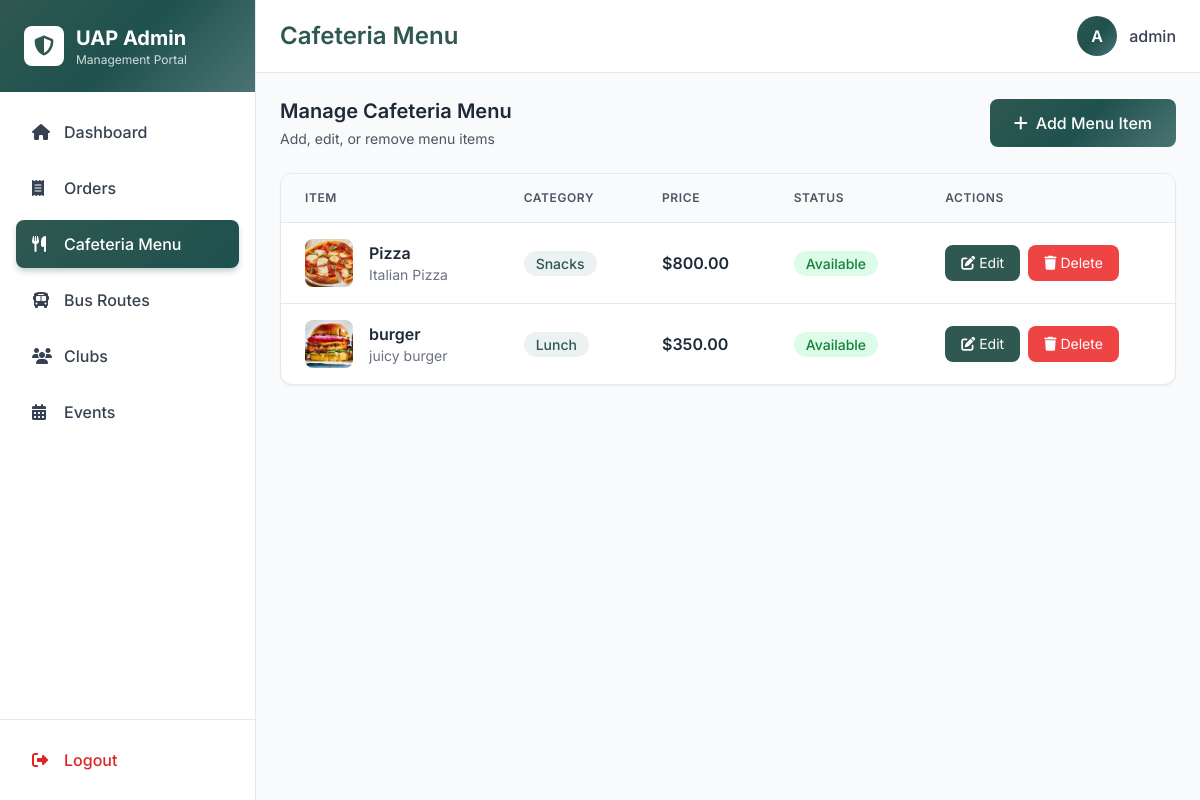
Screenshot of /uapadmin/menu/ (signed in) with the database file from the repository.
### main/models.py (models this page shows, shortened)
class MenuItem(models.Model):
    name = models.CharField(max_length=200)
    description = models.TextField(blank=True)
    price = models.DecimalField(max_digits=6, decimal_places=2)
    category = models.CharField(max_length=100, choices=[
        ('breakfast', 'Breakfast'),
        ('lunch', 'Lunch'),
        ('dinner', 'Dinner'),
        ('snacks', 'Snacks'),
        ('beverages', 'Beverages'),
    ])
    is_available = models.BooleanField(default=True)
    image = models.ImageField(upload_to='menu_items/', blank=True, null=True)
    created_at = models.DateTimeField(auto_now_add=True)
    updated_at = models.DateTimeField(auto_now=True)
    class Meta:
        ordering = ['category', 'name']

### main/views.py (the view)
# urls.py: path('uapadmin/menu/', admin_menu_list, name='admin_menu_list'),
@login_required
@user_passes_test(lambda u: u.is_superuser, login_url='/uapadmin/login/')
def admin_menu_list(request):
    menu_items = MenuItem.objects.all().order_by('-created_at')
    return render(request, 'admin_portal/menu_list.html', {
        'active_page': 'menu',
        'page_title': 'Cafeteria Menu',
        'menu_items': menu_items
    })

### main/context_processors.py (called while the page is built)
def cart_count(request):
    cart = request.session.get('cart', {})
    return {'cart_count': sum(cart.values())}

### templates/admin_portal/menu_list.html (shortened to what this page needs)
{% extends 'admin_portal/layout.html' %}
{% block content %}
<div class="space-y-6">
    <div class="flex justify-between items-center">
        <div>
            <h3 class="text-xl font-semibold text-gray-800">Manage Cafeteria Menu</h3>
            <p class="text-sm text-gray-600 mt-1">Add, edit, or remove menu items</p>
        </div>
        <a href="{% url 'admin_menu_add' %}" class="px-6 py-3 gradient-bg text-white rounded-lg font-medium hover:shadow-lg smooth-transition">
            <i class="fas fa-plus mr-2"></i>Add Menu Item
        </a>
    </div>
    <div class="bg-white rounded-xl shadow-sm border border-gray-200 overflow-hidden">
        <div class="overflow-x-auto">
            <table class="w-full">
                <thead class="bg-gray-50 border-b border-gray-200">
                    <tr>
                        <th class="px-6 py-4 text-left text-xs font-semibold text-gray-600 uppercase tracking-wider">Item</th>
                        <th class="px-6 py-4 text-left text-xs font-semibold text-gray-600 uppercase tracking-wider">Category</th>
                        <th class="px-6 py-4 text-left text-xs font-semibold text-gray-600 uppercase tracking-wider">Price</th>
                        <th class="px-6 py-4 text-left text-xs font-semibold text-gray-600 uppercase tracking-wider">Status</th>
                        <th class="px-6 py-4 text-left text-xs font-semibold text-gray-600 uppercase tracking-wider">Actions</th>
                    </tr>
                </thead>
                <tbody class="divide-y divide-gray-200">
                    {% for item in menu_items %}
                    <tr class="hover:bg-gray-50 smooth-transition">
                        <td class="px-6 py-4">
                            <div class="flex items-center">
                                {% if item.image %}
                                <img src="{{ item.image.url }}" alt="{{ item.name }}" class="w-12 h-12 rounded-lg object-cover mr-4">
                                {% else %}
                                <div class="w-12 h-12 bg-accent/10 rounded-lg flex items-center justify-center mr-4">
                                    <i class="fas fa-utensils text-primary"></i>
                                </div>
                                {% endif %}
                                <div>
                                    <p class="font-semibold text-gray-800">{{ item.name }}</p>
                                    <p class="text-sm text-gray-500 truncate max-w-xs">{{ item.description }}</p>
                                </div>
                            </div>
                        </td>
                        <td class="px-6 py-4">
                            <span class="px-3 py-1 bg-accent/10 text-primary rounded-full text-sm font-medium capitalize">
                                {{ item.category }}
                            </span>
                        </td>
                        <td class="px-6 py-4">
                            <span class="font-semibold text-gray-800">${{ item.price }}</span>
                        </td>
                        <td class="px-6 py-4">
                            {% if item.is_available %}
                            <span class="px-3 py-1 bg-green-100 text-green-700 rounded-full text-sm font-medium">
                                Available
                            </span>
                            {% else %}
                            <span class="px-3 py-1 bg-red-100 text-red-700 rounded-full text-sm font-medium">
                                Unavailable
                            </span>
                            {% endif %}
                        </td>
                        <td class="px-6 py-4">
                            <div class="flex space-x-2">
                                <button data-edit-url="{% url 'admin_menu_edit' item.id %}" class="edit-btn px-4 py-2 bg-primary text-white rounded-lg hover:bg-secondary smooth-transition text-sm cursor-pointer">
                                    <i class="fas fa-edit mr-1"></i>Edit
                                </button>
                                <button data-delete-url="{% url 'admin_menu_delete' item.id %}" data-delete-msg="Are you sure you want to delete this menu item?" class="delete-btn px-4 py-2 bg-red-500 text-white rounded-lg hover:bg-red-600 smooth-transition text-sm cursor-pointer">
                                    <i class="fas fa-trash mr-1"></i>Delete
                                </button>
                            </div>
                        </td>
                    </tr>
                    {% endfor %}
                </tbody>
            </table>
        </div>
    </div>
</div>
{% endblock %}

### templates/admin_portal/layout.html (shortened to what this page needs)
{% extends 'admin_portal/base.html' %}
{% block body %}
<div class="flex h-screen">
    <aside class="w-64 bg-white border-r border-gray-200 flex flex-col shadow-lg">
        <div class="p-6 gradient-bg">
            <div class="flex items-center space-x-3">
                <div class="w-10 h-10 bg-white rounded-lg flex items-center justify-center">
                    <i class="fas fa-shield-alt text-primary text-xl"></i>
                </div>
                <div>
                    <h1 class="text-xl font-bold text-white">UAP Admin</h1>
                    <p class="text-xs text-white/80">Management Portal</p>
                </div>
            </div>
        </div>
        <nav class="flex-1 p-4 space-y-2 overflow-y-auto">
            <a href="{% url 'admin_dashboard' %}" class="admin-sidebar-link flex items-center space-x-3 px-4 py-3 rounded-lg text-gray-700 hover:bg-gray-100 smooth-transition {% if active_page == 'dashboard' %}active{% endif %}">
                <i class="fas fa-home w-5"></i>
                <span class="font-medium">Dashboard</span>
            </a>
            <a href="{% url 'admin_orders' %}" class="admin-sidebar-link flex items-center space-x-3 px-4 py-3 rounded-lg text-gray-700 hover:bg-gray-100 smooth-transition {% if active_page == 'orders' %}active{% endif %}">
                <i class="fas fa-receipt w-5"></i>
                <span class="font-medium">Orders</span>
            </a>
            <a href="{% url 'admin_menu_list' %}" class="admin-sidebar-link flex items-center space-x-3 px-4 py-3 rounded-lg text-gray-700 hover:bg-gray-100 smooth-transition {% if active_page == 'menu' %}active{% endif %}">
                <i class="fas fa-utensils w-5"></i>
                <span class="font-medium">Cafeteria Menu</span>
            </a>
            <a href="{% url 'admin_bus_routes' %}" class="admin-sidebar-link flex items-center space-x-3 px-4 py-3 rounded-lg text-gray-700 hover:bg-gray-100 smooth-transition {% if active_page == 'bus' %}active{% endif %}">
                <i class="fas fa-bus w-5"></i>
                <span class="font-medium">Bus Routes</span>
            </a>
            <a href="{% url 'admin_clubs' %}" class="admin-sidebar-link flex items-center space-x-3 px-4 py-3 rounded-lg text-gray-700 hover:bg-gray-100 smooth-transition {% if active_page == 'clubs' %}active{% endif %}">
                <i class="fas fa-users w-5"></i>
                <span class="font-medium">Clubs</span>
            </a>
            <a href="{% url 'admin_events' %}" class="admin-sidebar-link flex items-center space-x-3 px-4 py-3 rounded-lg text-gray-700 hover:bg-gray-100 smooth-transition {% if active_page == 'events' %}active{% endif %}">
                <i class="fas fa-calendar-alt w-5"></i>
                <span class="font-medium">Events</span>
            </a>
        </nav>
        <div class="p-4 border-t border-gray-200">
            <a href="{% url 'admin_logout' %}" class="flex items-center space-x-3 px-4 py-3 rounded-lg text-red-600 hover:bg-red-50 smooth-transition">
                <i class="fas fa-sign-out-alt w-5"></i>
                <span class="font-medium">Logout</span>
            </a>
        </div>
    </aside>
    <div class="flex-1 flex flex-col overflow-hidden">
        <header class="bg-white border-b border-gray-200 px-6 py-4 flex items-center justify-between shadow-sm">
            <div class="flex items-center space-x-4">
                <h2 class="text-2xl font-semibold text-primary">{{ page_title }}</h2>
            </div>
            <div class="flex items-center space-x-3">
                <div class="w-10 h-10 gradient-bg rounded-full flex items-center justify-center text-white font-semibold">
                    {{ user.username|first|upper }}
                </div>
                <span class="text-gray-700 font-medium">{{ user.username }}</span>
            </div>
        </header>
        <main class="flex-1 overflow-y-auto p-6 bg-gray-50">
            {% block content %}{% endblock %}
        </main>
    </div>
</div>
{% endblock %}

### templates/admin_portal/base.html (style rules this page uses)
body { font-family: 'Inter', sans-serif; }
.admin-sidebar-link.active { background: linear-gradient(135deg, #2f5850 0%, #1f514f 100%); color: #fff; box-shadow: 0 4px 6px -1px rgba(47, 88, 80, 0.3); }
.gradient-bg { background: linear-gradient(135deg, #2f5850 0%, #1f514f 50%, #4b7474 100%); }
.smooth-transition { transition: all 0.2s ease-in-out; }

### rows the page displays
MenuItem: image (picture), name "Pizza", description "Italian Pizza", category "Snacks", price "800.00", is_available "Available"
MenuItem: image (picture), name "burger", description "juicy burger", category "Lunch", price "350.00", is_available "Available"

### other values shown
{{ page_title }} "Cafeteria Menu"
{{ user.username|first|upper }} "A"
{{ user.username }} "admin"
